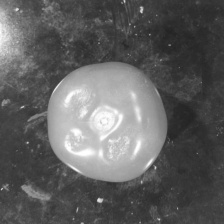
#> input picture dataset01_mendeley_processed/train/Bad_data01_bad (104).jpg, 224 x 224 px; its folder holds only this picture in this run
$ jupyter execute --allow-errors eda_images_ds01_processed.ipynb
#> lines starting #> are read from the running program, lines starting #| are printed output that depends on the picture
O autor utilizou o AI Asssitant da IDE PyCharm 2025.3.4 e a LLM Gemini 3.1 Pro para debugar

[cell 1]
import math
import os
from pathlib import Path

import PIL
import matplotlib.pyplot as plt #3.10.8
import matplotlib.image as imread
import seaborn as sns #0.13.2
import numpy as np #2.4.4
import pandas as pd #3.0.2
from PIL import Image #12.1.1

[cell 2]
# Config dataset
TRAIN_PATH = Path('train')
TEST_PATH = Path('test')
LABELS_TRAIN_PATH = Path('labels', 'train_gabarito.csv')

Tamanho do dataset e distribuição de classes

[cell 3]
files_train_gen = TRAIN_PATH.glob('*.*')
files_train_path_list = [file for file in files_train_gen]

files_test_gen = TEST_PATH.glob('*.*')
files_test_path_list = [file for file in files_test_gen]

print(f'Training size: {len(files_train_path_list)}')
print(f'Testing size: {len(files_test_path_list)}')

[cell 4]
labels_train_df = pd.read_csv(LABELS_TRAIN_PATH)
#> (reads dataset01_mendeley_processed/train_gabarito.csv from the repository)
labels_train_df.head()

[cell 5]
_ = sns.countplot(data=labels_train_df, x ='Label', hue='Label', palette={0: 'tomato', 1: 'steelblue'})
plt.show()
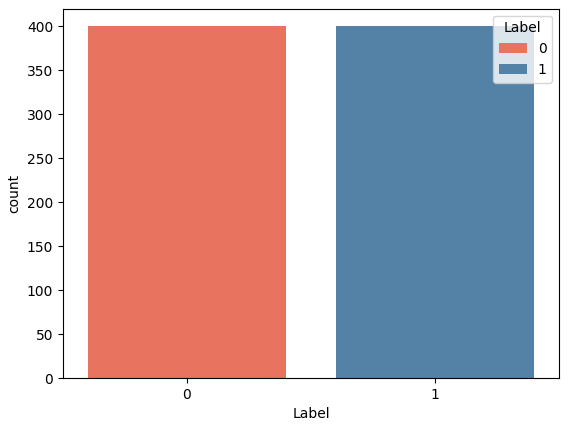
#> figure drawn by matplotlib, 1 panel

[cell 6]
labels_train_df.value_counts(["Label"], normalize=True)

Checks de sanidade

[cell 7]
class SanityChecks:
    def __init__(self, path: Path) -> None:
        self.path = path
        self.files_list = self.__get_path_list()
        self.mode_types = []
        self.width = []
        self.height = []

    def __get_path_list(self) -> list:
        files_path_gen = self.path.glob('*.*')
        return [file for file in files_path_gen]

    def check_corruption(self) -> dict:
        error = []
        for file in self.files_list:
            try:
                img = Image.open(file)
#> img is the input picture: PIL image 224x224 L; min 35, max 255, mean 95.3
                self.mode_types.append(img.mode)
                self.width.append(img.width)
                self.height.append(img.height)
            except:
                error.append(file)
        return {
            'qt_errors': len(error), 'files_erros': error}

    def check_typing(self) -> dict:
        print(self.files_list[0])
        ext = [str(file).split('.')[-1] for file in self.files_list]
        return {
            "ext": list(set(ext))
        }
    def check_mode(self) -> dict:
        return {
            'modes': list(set(self.mode_types))
        }

    def check_dimensions (self) -> dict:
        return {
            'width': list(set(self.width)),
            'height': list(set(self.height))
        }

[cell 8]
sanity_checks = SanityChecks(TRAIN_PATH)
print(sanity_checks.check_corruption())
print(sanity_checks.check_typing())
print(sanity_checks.check_mode())
print(sanity_checks.check_dimensions())

[cell 9]
sanity_checks = SanityChecks(TEST_PATH)
print(sanity_checks.check_corruption())
#> (the rest of this cell did not finish here and is left out)

[cell 10]
def plot_images(path: Path, sample_size: int):
#> called with sample_size = 25
    files_path_gen = path.glob('*.*')
    files = [file for file in files_path_gen]

    sample = np.random.choice(files, sample_size)

    cols = math.ceil(math.sqrt(sample_size))
    rows = math.ceil(math.sqrt(sample_size))

    plt.figure(figsize=(10,10))
    plt.suptitle(f'Sample of {sample_size} images from {path}')
    for i, file in enumerate(sample):
        img = Image.open(file)
        plt.subplot(rows, cols, i+1)
        plt.imshow(img, cmap='gray')
        plt.axis('off')

    plt.tight_layout()
    plt.show()

[cell 11]
plot_images(TRAIN_PATH, sample_size=25)

#> (a cell that did not finish here is left out)


Visualizando a distribuição de pixels

[cell 13]
class PixelsVerify:
    def __init__(self, path: Path, labels_path: Path) -> None:
        self.train_path = path
        self.files = self.__get_path_list()
        self.labels_train_df = pd.read_csv(labels_path)
        self.sample = []
        self.rows = None
        self.cols = None

        self.labels_map = dict(
            zip(self.labels_train_df["Nome"], self.labels_train_df["Label"])
        )

    def __get_path_list(self) -> list:
        files_path_gen = self.train_path.glob("*.*")
        return [file for file in files_path_gen]

    def __get_grey_pixels(self, image):
        pixels = image.histogram()
#> pixels = 256 values, max 1289 at index 63, min 0 at index 0, mean 196
        return pixels [:256]

    def plot_histograms(self, sample_size):
        self.sample = np.random.choice(self.files, sample_size)

        # Pair each file with its labels directly
        samples_with_labels = [
            (file, self.labels_map.get(file.name, "unknown"))
            for file in self.sample
        ]

        self.cols = math.ceil(math.sqrt(sample_size))
        self.rows = math.ceil(math.sqrt(sample_size))

        plt.figure(figsize=(10, 10))
        plt.suptitle("Sample of histograms from database")

        for i, (file, label) in enumerate(samples_with_labels):
            img = Image.open(file)
            pixels = self.__get_grey_pixels(img)

            plt.subplot(self.rows, self.cols, i + 1)
            plt.plot(list(range(256)), pixels, color="blue")
            plt.title(f"{file.name} - {label}")

        plt.tight_layout()
        plt.show()
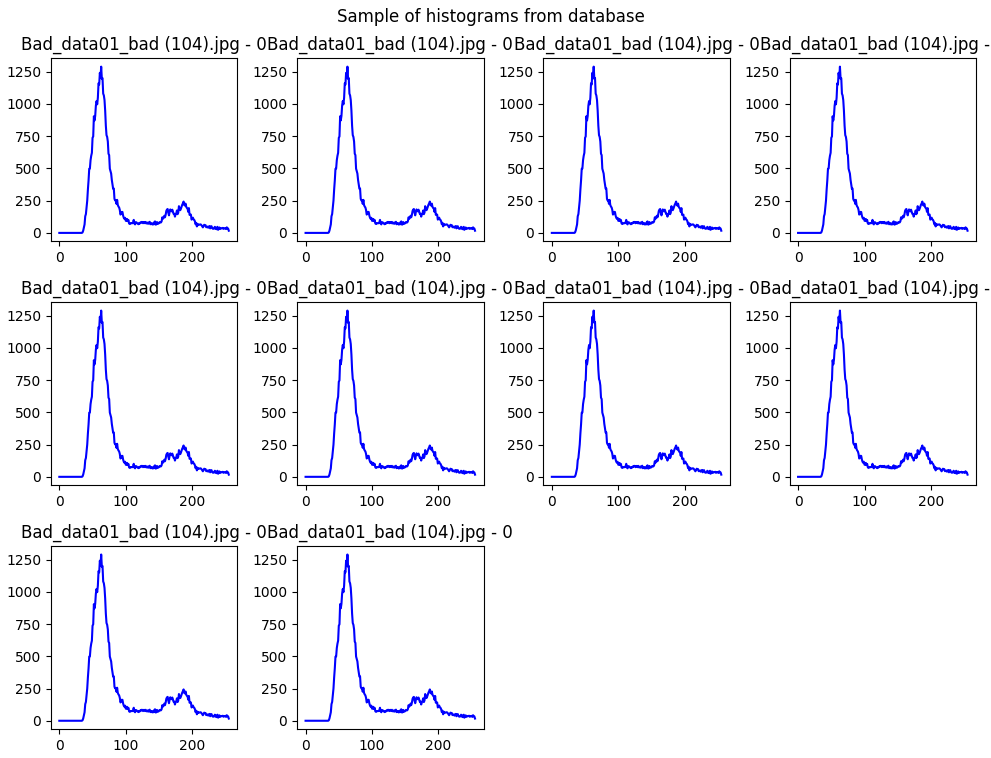
#> figure drawn by matplotlib, 10 panels; panel 1: curve peaks at x = 63, y = 1289; panel 2: curve peaks at x = 63, y = 1289; panel 3: curve peaks at x = 63, y = 1289; panel 4: curve peaks at x = 63, y = 1289
    def plot_imgs_from_histograms(self):
        plt.figure(figsize=(10,10))
        plt.suptitle(f'Imagens aleatórias referentes aos histogramas')
        for i, file in enumerate(self.sample):
            img = Image.open(file)
            plt.subplot(self.rows, self.cols, i+1)
            plt.imshow(img, cmap='gray')
            plt.title(file.name)
            plt.axis('off')

        plt.tight_layout()
        plt.show()
